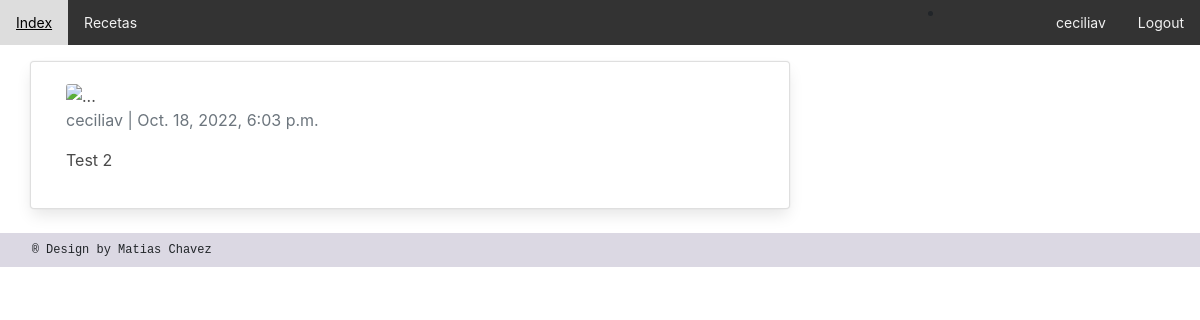
The app's page /AppGlobal/test/ (signed in) with its own data.
### AppGlobal/models.py (models this page shows, shortened)
class Blog(models.Model):
   titulo = models.CharField(max_length=60, unique=True)
   slug = AutoSlugField(populate_from='titulo',editable=True, always_update=True)
   descripcion = models.CharField(max_length=120, unique=True)
   body = models.TextField()
   publish_date = models.DateTimeField(auto_now_add=True)
   image = models.ImageField(upload_to='imagenes', null = True, blank = True)
   author= models.ForeignKey(User, on_delete=models.CASCADE, default = '0')

### AppGlobal/views.py (the view)
# urls.py: path('<slug:slug>/', PostDetail.as_view(), name='post_detail'),
class PostDetail(DetailView):
    model = Blog
    context_object_name = 'post'
    template_name = 'blog_detail.html'

### AppGlobal/templates/blog_detail.html (shortened to what this page needs)
{% extends 'index.html' %}
{% block body %}
<div class="container">
  <div class="row">
    <div class="col-md-8 card mb-4  mt-3 left  top">
      <div class="card-body">
        <img src="/media/{{post.image}}" class="card-img-top" alt="..." height="200px">
        <p class=" text-muted">{{ post.author }} | {{ post.publish_date }}</p>
        <p class=" text-muted">{{ post.body |linebreaks }}</p>
      </div>
    </div>
  </div>
</div>
{% endblock body %}

### AppGlobal/templates/index.html (shortened to what this page needs)
<!DOCTYPE html>
<html lang="en">
<head>
    {% load static %}
    <link href="https://cdnjs.cloudflare.com/ajax/libs/font-awesome/5.15.3/css/all.min.css" rel="stylesheet" />
    <link href="https://cdn.jsdelivr.net/npm/bootstrap@5.2.2/dist/css/bootstrap.min.css" rel="stylesheet">
    <link rel="stylesheet" href="{%static 'css/myestilo.css'%}">
    <link rel="stylesheet" href="{% static 'css/bulma.min.css' %}">
    <link rel="stylesheet" href="{% static 'css/style.css' %}">
    <link href="//maxcdn.bootstrapcdn.com/bootstrap/4.1.1/css/bootstrap.min.css" rel="stylesheet" id="bootstrap-css">
    <link href="https://cdn.jsdelivr.net/npm/bootstrap@5.0.2/dist/css/bootstrap.min.css" rel="stylesheet">
    <link rel="stylesheet" href="https://maxcdn.bootstrapcdn.com/bootstrap/4.0.0/css/bootstrap.min.css">
</head>
<header>
    <div class="topnav">
        <a href="/AppGlobal/">Index</a>
        <a href="/AppGlobal/blogs">Recetas</a>
        <div class="topnav-right">
            {% if request.user.is_authenticated  %}
            <li class="nav-item" style="position: absolute; right: 250px">
            </li>
            <a href="/AppGlobal/perfil">{{ user.username }}</a>
            <a href="/AppGlobal/logout">Logout</a>
            {% else %}
            <a href="/AppGlobal/login">Login</a>
            <a href="/AppGlobal/registro">Registro</a>
            {% endif %}
        </div>
      </div>
</header>
<body>
    <div class="contenido1">
        {% block body %}{% endblock %}
        </div>
</body>
<footer>
<p class="pFooter"> ®  Design by Matias Chavez </p>
</footer>
</html>

### AppGlobal/static/css/myestilo.css (style rules this page uses)
.topnav { background-color: #333; overflow: hidden; }
.topnav a { float: left; color: #f2f2f2; text-align: center; padding: 12px 16px; text-decoration: none; font-size: 14px; }
.topnav-right { float: right; }
footer { background-color: #dbd8e3; padding: 8px; }
.pFooter { font-family: monospace; font-size: 12px; margin-left: 2%; margin-top: auto; margin-bottom: auto; }
body { font-family: monospace; }

### AppGlobal/static/css/style.css (style rules this page uses)
* { box-sizing:border-box }

### records on screen
Blog: author "ceciliav", publish_date "Oct. 18, 2022, 6:03 p.m.", body "Test 2"

### other values on screen
{{ user.username }} "ceciliav"
